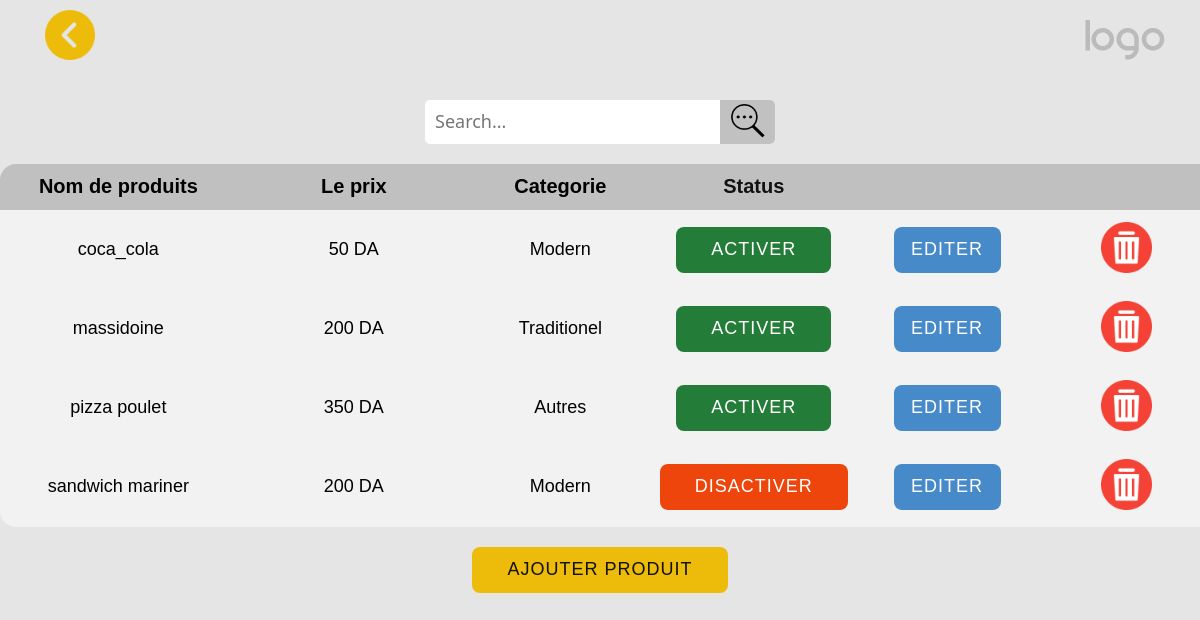
Page /editer-products on the earlier database version.
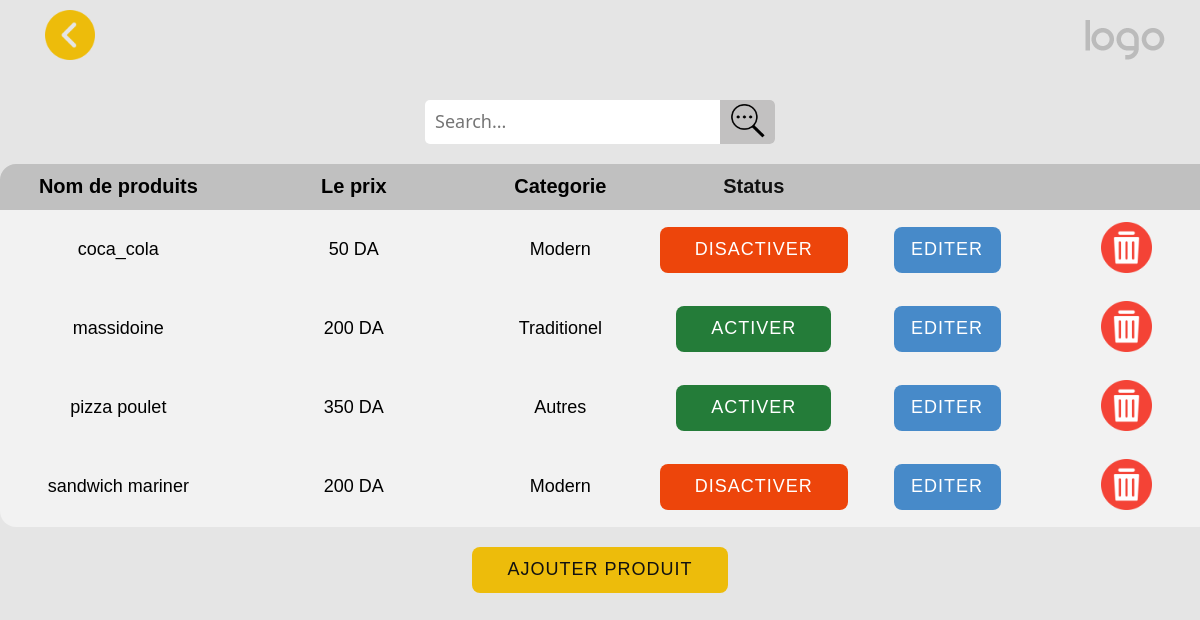
Same page on the later database version.
### main/models.py (models this page shows, shortened)
class Products(models.Model):
    prodCatChoices = [
        ('1', 'Traditionel'),
        ('2', 'Modern'),
        ('3', 'Boissant')
    ]
    prodName = models.CharField(max_length=30,null=False,help_text='entrer le nom de produit',verbose_name='nom de produit')
    prodPrix = models.IntegerField(null=False,help_text='prix de produit',verbose_name='prix de produit')
    prodCat = models.IntegerField(choices=prodCatChoices,null=False,help_text='choisit la categorie de ce produit',verbose_name='categorie de produit')
    isActive = models.BooleanField(help_text='activer ou desactiver ce produit', verbose_name='status de produit',default=True)
    img=models.ImageField(default='default.jpg',upload_to='profile_pics')

### main/views.py (the view)
# urls.py: path('editer-products', editProdsView, name='editer-products'),
def editProdsView(request):
    context = {}
    prods = Products.objects.all().order_by('prodName')
    context['products'] = prods
    context['catList'] = ['Traditionel', 'Modern', 'Autres']
    if 'act-dis' in request.POST:
        prod = Products.objects.get(id=request.POST['act-dis'])
        prod.isActive = not prod.isActive
        prod.save()
    return render(request,"main/products2.html",context)

### main/templates/main/products2.html (shortened to what the changed rows need)
<!DOCTYPE html>
<html style="font-size: 16px;" lang="en"><head>
    {% load static %}
    <link rel="stylesheet" href="{% static 'products2.css' %}" media="screen">
    <link rel="stylesheet" href="{% static 'header.css' %}" media="screen">
  </head>
  <body>
    <section class="u-clearfix u-grey-10 u-section-1" id="sec-9891">
      <div class="u-clearfix u-sheet u-sheet-1">
        <div class="u-table u-table-responsive u-table-1">
          <table class="u-table-entity">
            <colgroup>
            </colgroup>
            <thead class="u-align-center u-grey-25 u-table-header u-text-black u-table-header-1">
              <tr style="height: 46px;">
                <th class="u-table-cell"><span class="u-text-black">Nom de produits</span></th>
                <th class="u-table-cell">Le prix</th>
                <th class="u-table-cell">Categorie<br></th>
                <th class="u-grey-25 u-table-cell u-table-cell-4">Status</th>
                <th class="u-grey-25 u-table-cell u-table-cell-5"></th>
                <th class="u-grey-25 u-table-cell u-table-cell-5"></th>
              </tr>
            </thead>
            <tbody class="u-align-center u-grey-5 u-table-body u-text-black u-table-body-1" id="prods_list">
              {% for prod in products %}
              <tr style="height: 60px;" id="prod_{{prod.id}}">
                <td class="u-border-1 u-border-grey-5 u-border-no-left u-border-no-right u-table-cell">{{prod.prodName}}</td>
                <td class="u-border-1 u-border-grey-5 u-border-no-left u-border-no-right u-table-cell">{{prod.prodPrix}} DA<br>
                </td>
                <td class="u-border-1 u-border-grey-5 u-border-no-left u-border-no-right u-table-cell">
                  {% for cat in catList %}
                    {% if forloop.counter == prod.prodCat %}
                      {{cat}}
                    {% endif %}
                  {% endfor %}
                  <br>
                </td>
                <td class="u-border-1 u-border-grey-5 u-border-no-left u-border-no-right u-table-cell">
                  <form method="post">{% csrf_token %}
                    {% if not prod.isActive %}
                      <button  type="submit"  name="act-dis" value="{{prod.id}}" class="u-border-2 u-border-grey-75 u-btn u-btn-round u-button-style u-custom-color-1 u-hover-custom-color-2 u-radius-8 u-text-body-alt-color u-text-hover-white u-btn-4 activer_button"  style="background-color: #ed450b ; color : white">disActiver<br></button>
                    {% else %}
                      <button  type="submit"  name="act-dis" value="{{prod.id}}" class="u-border-2 u-border-grey-75 u-btn u-btn-round u-button-style u-custom-color-1 u-hover-custom-color-2 u-radius-8 u-text-body-alt-color u-text-hover-white u-btn-4 disactiver_button" style="background-color: #247c39; color : white" >Activer<br></button>
                      {% endif %}
                  </form>
                </td>
                <td class="u-border-1 u-border-grey-5 u-border-no-left u-border-no-right u-table-cell">
                  <form method="post" action="ajouterEditer-product">{% csrf_token %}
                    <button  type="submit"  name="editPrd" value="{{prod.id}}" class="u-btn u-btn-round u-button-style u-hover-palette-1-dark-1 u-palette-1-base u-radius-8 u-btn-5" href="https://nicepage.com">Editer</button>
                  </form>
                </td>
                <td class="u-border-1 u-border-grey-5 u-border-no-left u-border-no-right u-table-cell">
                  <form method="post"  action="delete_product">{% csrf_token %}
                    <button value="{{prod.id}}" onclick="deleProd(this.value)" type="button" class="icon-button2"><img class="icon-supprime" src="/static/img/3687412.png"/></button>
                  </form >
                </td>
              </tr>
              {% endfor %}
            </tbody>
          </table>
        </div>
      </div>
    </section>
</body></html>

Differences in the rows shown:
changed Products "coca_cola": isActive "ACTIVER" → "DISACTIVER"
